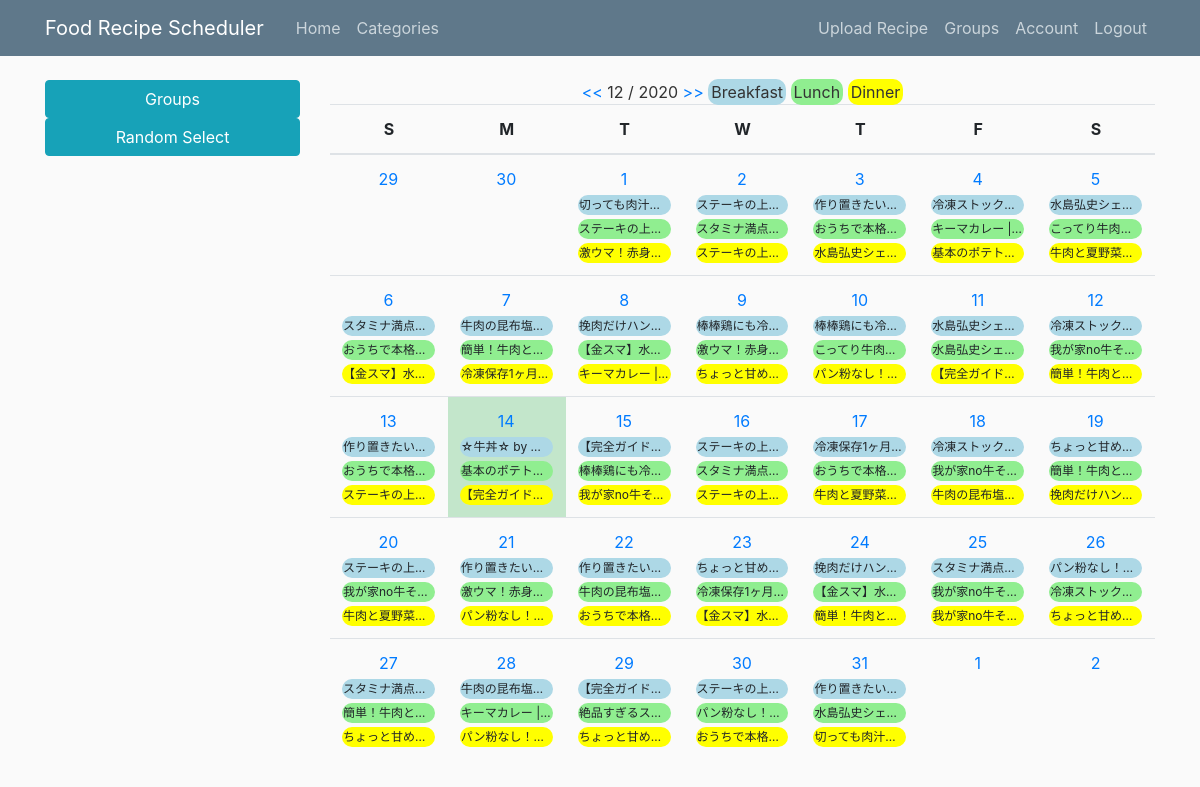
Screenshot of /home (signed in) with the database file from the repository.
### recipe_scheduler/models.py (models this page shows, shortened)
class Recipe(db.Model):
    __table_name__ = 'recipe'
    id = db.Column(db.Integer, primary_key=True)
    recipe_name = db.Column(db.String(100), unique=False, nullable=False)
    recipe_url = db.Column(db.String(2083), unique=False, nullable=False)
    description = db.Column(db.String(200), unique=False, nullable=False)
    category_id = db.Column(db.Integer, db.ForeignKey('category.id'),
                            nullable=False)
    events = db.relationship(
        'Event', backref='recipe', lazy=True, cascade="all")

### recipe_scheduler/main/routes.py (the view, shortened to what this page needs)
@main.route('/', methods=['GET', 'POST'])
@main.route('/home', methods=['GET', 'POST'])
@main.route('/home/<int:year>/<int:month>', methods=['GET', 'POST'])
@login_required
def home(year=None, month=None):
    select_group = request.form.get('group_options')
    sub_form = RandomEventForm()
    categories = Category.query.filter_by(group_id=current_user.current_group)\
        .order_by(Category.category_name).all()
    sub_form.categories.choices = [(r.id, r.category_name) for r in categories]
    if not select_group:
        select_group = current_user.current_group
    if not year and not month:
        dt_now = datetime.datetime.now(datetime.timezone(
            datetime.timedelta(hours=-8)))
        year, month = dt_now.year, dt_now.month
    my_calendar = MonthCalendar()
    context = my_calendar.get_context_data(year, month, select_group)
    user_list = current_user.user_groups
    return render_template('home.html', context=context, user_list=user_list,
                           select_group=int(select_group), group_title="Groups",
                           sub_form=sub_form)

### recipe_scheduler/main/utils.py (called while the page is built)
    def setup_calendar(self):
        self._calendar = calendar.Calendar(self.first_weekday)

    def get_week_names(self):
        week_names = deque(self.week_names)
        week_names.rotate(-self.first_weekday)
        return week_names

    def get_previous_month(self, date):
        if date.month == 1:
            return date.replace(year=date.year-1, month=12, day=1)
        else:
            return date.replace(month=date.month-1, day=1)

    def get_next_month(self, date):
        if date.month == 12:
            return date.replace(year=date.year+1, month=1, day=1)
        else:
            return date.replace(month=date.month+1, day=1)

    def get_month_days(self, date):
        return self._calendar.monthdatescalendar(date.year, date.month)

    def get_current_month(self, year, month):
        if month and year:
            month = datetime.date(year=int(year), month=int(month), day=1)
        else:
            month = datetime.date.today().replace(day=1)
        return month

    def get_month_schedules(self, start, end, days, group):
        check_event = Event.query.filter(
            Event.event_date.between(start, end)).filter_by(
            group_id=group).all()
        day_schedules = {day: {0: None, 1: None, 2: None} for week in days
                         for day in week}
        for e in check_event:
            r = Recipe.query.filter_by(id=e.recipe_id).first()
            if e.event_type == 0:
                day_schedules[e.event_date][0] = [r, e]
            elif e.event_type == 1:
                day_schedules[e.event_date][1] = [r, e]
            else:
                day_schedules[e.event_date][2] = [r, e]
        size = len(day_schedules)
        return [{key: day_schedules[key] for key in
                 itertools.islice(day_schedules, i, i + 7)} for i in
                range(0, size, 7)]

    def get_context_data(self, year, month, group):
        calendar_context = self.get_month_calendar(year, month, group)
        return calendar_context

### recipe_scheduler/models.py (called while the page is built)
@login_manager.user_loader
def loader_user(user_id):
    return User.query.get(int(user_id))

### recipe_scheduler/templates/home.html (shortened to what this page needs)
{% extends "layout.html" %}
{% block content %}
<div class="calendar-title">
    <a href="{{ url_for('main.home', year=context.month_previous.year,
        month=context.month_previous.month)}}"> << </a>
    {{ context.month_current.month}} / {{ context.month_current.year }}
    <a href="{{ url_for('main.home', year=context.month_next.year,
        month=context.month_next.month)}}"> >> </a>
    <a class="foodlegend foodkind-0">Breakfast</a>
    <a class="foodlegend foodkind-1">Lunch</a>
    <a class="foodlegend foodkind-2">Dinner</a>
</div>
<table class="table">
    <thead>
        <tr>
            {% for w in context.week_names %}
            <th>{{ w }}</th>
            {% endfor %}
        </tr>
    </thead>
    <tbody>
        {% for week in context.month_day_schedulers %}
        <tr class="rowcell">
            {% for day, schedules in week.items() %}
            {% if context.now == day %}
            <td class="table-success">
                {% else %}
            <td>
                {% endif %}
                <div class="gridcell">
                    <a class="nav-item nav-link calendar_day"
                        href="{{ url_for('events.new_event', day=day) }}">{{ day.day }} </a>
                    {% for cat, recipe in schedules.items() %}
                    {% if recipe[0] %}
                    <button type="button" class="btn btn-sm m-1 foodcell foodkind-{{cat}}" data-toggle="modal"
                        data-target="#recipeModal-{{day.day}}-{{cat}}">{{recipe[0].recipe_name}}</button>
                    {% endif %}
                    {% endfor %}
                </div>
            </td>
            {% endfor %}
        </tr>
        {% endfor %}
    </tbody>
</table>
{% endblock content %}

### recipe_scheduler/static/main.css (style rules this page uses)
body { background: #fafafa; color: #333333; margin-top: 5rem; height: 100%; }
.nav-link { padding: 0px; }
table { table-layout: fixed; height: auto; }
.foodlegend { border-radius: 10px; font-size: 16px; padding: 3px; }
.rowcell { position: relative; overflow: hidden; diplay: flex; flex: 1 1 0%; }
.gridcell { flex: 1 1 0%; border-right: 1px solid transparent; overflow: hidden; }
.foodcell { overflow: hidden; white-space: nowrap; text-overflow: ellipsis; width: 100%; border-radius: 10px; font-size: 12px; padding: 0; }
.foodkind-0 { background-color: lightblue; }
.foodkind-1 { background-color: lightgreen; }
.foodkind-2 { background-color: yellow; }
td { height: 100px; }
.m-1 { margin: 0px!important; }
.calendar_day { padding: 0; }

### rows the page displays
Recipe: recipe_name "切っても肉汁…" "切っても肉汁…"
Recipe: recipe_name "ステーキの上…" "ステーキの上…" "ステーキの上…" "ステーキの上…" "ステーキの上…" "ステーキの上…" "ステーキの上…" "ステーキの上…"
Recipe: recipe_name "激ウマ！赤身…" "激ウマ！赤身…" "激ウマ！赤身…"
Recipe: recipe_name "スタミナ満点…" "スタミナ満点…" "スタミナ満点…" "スタミナ満点…" "スタミナ満点…"
Recipe: recipe_name "作り置きたい…" "作り置きたい…" "作り置きたい…" "作り置きたい…" "作り置きたい…"
Recipe: recipe_name "おうちで本格…" "おうちで本格…" "おうちで本格…" "おうちで本格…" "おうちで本格…" "おうちで本格…"
Recipe: recipe_name "水島弘史シェ…" "水島弘史シェ…" "水島弘史シェ…" "水島弘史シェ…" "水島弘史シェ…"
Recipe: recipe_name "冷凍ストック…" "冷凍ストック…" "冷凍ストック…" "冷凍ストック…"
Recipe: recipe_name "キーマカレー |…" "キーマカレー |…" "キーマカレー |…"
Recipe: recipe_name "基本のポテト…" "基本のポテト…"
Recipe: recipe_name "こってり牛肉…" "こってり牛肉…"
Recipe: recipe_name "牛肉と夏野菜…" "牛肉と夏野菜…" "牛肉と夏野菜…"
Recipe: recipe_name "【金スマ】水…" "【金スマ】水…" "【金スマ】水…" "【金スマ】水…"
Recipe: recipe_name "牛肉の昆布塩…" "牛肉の昆布塩…" "牛肉の昆布塩…" "牛肉の昆布塩…"
Recipe: recipe_name "簡単！牛肉と…" "簡単！牛肉と…" "簡単！牛肉と…" "簡単！牛肉と…" "簡単！牛肉と…"
Recipe: recipe_name "冷凍保存1ヶ月…" "冷凍保存1ヶ月…" "冷凍保存1ヶ月…"
Recipe: recipe_name "挽肉だけハン…" "挽肉だけハン…" "挽肉だけハン…"
Recipe: recipe_name "棒棒鶏にも冷…" "棒棒鶏にも冷…" "棒棒鶏にも冷…"
Recipe: recipe_name "ちょっと甘め…" "ちょっと甘め…" "ちょっと甘め…" "ちょっと甘め…" "ちょっと甘め…" "ちょっと甘め…"
Recipe: recipe_name "パン粉なし！…" "パン粉なし！…" "パン粉なし！…" "パン粉なし！…"
Recipe: recipe_name "【完全ガイド…" "【完全ガイド…" "【完全ガイド…" "【完全ガイド…"
Recipe: recipe_name "我が家no牛そ…" "我が家no牛そ…" "我が家no牛そ…" "我が家no牛そ…" "我が家no牛そ…" "我が家no牛そ…"
Recipe: recipe_name "☆牛丼☆ by…"
Recipe: recipe_name "パン粉なし！…"
Recipe: recipe_name "絶品すぎるス…"

### other values shown
{{ group_title }} "Groups"
{{ context.month_current.month }} "12"
{{ context.month_current.year }} "2020"
{{ w }} "S" "M" "T" "W" "T" "F" "S"
{{ day.day }} "29" "30" "1" "2" "3" "4" "5" "6" "7" "8" "9" "10" "11" "12" "13" "14" "15" "16" "17" "18" "19" "20" "21" "22" "23" "24" "25" "26" "27" "28" "29" "30" "31" "1" "2"
